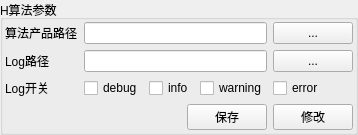
      <widget class="QGroupBox" name="groupBox_5">
       <property name="title">
        <string>H算法参数</string>
       </property>
       <layout class="QGridLayout" name="gridLayout_8">
        <property name="leftMargin">
         <number>2</number>
        </property>
        <property name="topMargin">
         <number>2</number>
        </property>
        <property name="rightMargin">
         <number>2</number>
        </property>
        <property name="bottomMargin">
         <number>2</number>
        </property>
        <item row="3" column="0">
         <layout class="QHBoxLayout" name="horizontalLayout_11">
          <item>
           <spacer name="horizontalSpacer_5">
            <property name="orientation">
             <enum>Qt::Horizontal</enum>
            </property>
            <property name="sizeHint" stdset="0">
             <size>
              <width>40</width>
              <height>20</height>
             </size>
            </property>
           </spacer>
          </item>
          <item>
           <widget class="QPushButton" name="pushButton_H_alg_OK">
            <property name="sizePolicy">
             <sizepolicy hsizetype="Preferred" vsizetype="Fixed">
              <horstretch>0</horstretch>
              <verstretch>0</verstretch>
             </sizepolicy>
            </property>
            <property name="minimumSize">
             <size>
              <width>45</width>
              <height>0</height>
             </size>
            </property>
            <property name="maximumSize">
             <size>
              <width>90</width>
              <height>16777215</height>
             </size>
            </property>
            <property name="text">
             <string>保存</string>
            </property>
           </widget>
          </item>
          <item>
           <widget class="QPushButton" name="pushButton_H_alg_Cancel">
            <property name="sizePolicy">
             <sizepolicy hsizetype="Preferred" vsizetype="Fixed">
              <horstretch>0</horstretch>
              <verstretch>0</verstretch>
             </sizepolicy>
            </property>
            <property name="minimumSize">
             <size>
              <width>45</width>
              <height>0</height>
             </size>
            </property>
            <property name="maximumSize">
             <size>
              <width>90</width>
              <height>16777215</height>
             </size>
            </property>
            <property name="text">
             <string>修改</string>
            </property>
           </widget>
          </item>
         </layout>
        </item>
        <item row="1" column="0">
         <widget class="QWidget" name="widget_H_alg" native="true">
          <layout class="QGridLayout" name="gridLayout_13">
           <property name="leftMargin">
            <number>0</number>
           </property>
           <property name="topMargin">
            <number>0</number>
           </property>
           <property name="rightMargin">
            <number>0</number>
           </property>
           <property name="bottomMargin">
            <number>0</number>
           </property>
           <item row="1" column="1" colspan="3">
            <widget class="QLineEdit" name="lineEdit_h_log_path"/>
           </item>
           <item row="1" column="0">
            <widget class="QLabel" name="label_52">
             <property name="text">
              <string>Log路径</string>
             </property>
            </widget>
           </item>
           <item row="1" column="4">
            <widget class="QPushButton" name="pushButton_browse_h_log_path">
             <property name="text">
              <string>...</string>
             </property>
            </widget>
           </item>
           <item row="0" column="4">
            <widget class="QPushButton" name="pushButton_browse_h_config_file">
             <property name="text">
              <string>...</string>
             </property>
            </widget>
           </item>
           <item row="2" column="1">
            <widget class="QCheckBox" name="checkBox_debug">
             <property name="text">
              <string>debug</string>
             </property>
            </widget>
           </item>
           <item row="2" column="4">
            <widget class="QCheckBox" name="checkBox_error">
             <property name="text">
              <string>error</string>
             </property>
            </widget>
           </item>
           <item row="2" column="3">
            <widget class="QCheckBox" name="checkBox_warning">
             <property name="text">
              <string>warning</string>
             </property>
            </widget>
           </item>
           <item row="2" column="0">
            <widget class="QLabel" name="label_47">
             <property name="text">
              <string>Log开关</string>
             </property>
            </widget>
           </item>
           <item row="0" column="1" colspan="3">
            <widget class="QLineEdit" name="lineEdit_hconfig_path"/>
           </item>
           <item row="2" column="2">
            <widget class="QCheckBox" name="checkBox_info">
             <property name="text">
              <string>info</string>
             </property>
            </widget>
           </item>
           <item row="0" column="0">
            <widget class="QLabel" name="label_50">
             <property name="text">
              <string>算法产品路径</string>
             </property>
            </widget>
           </item>
          </layout>
         </widget>
        </item>
       </layout>
      </widget>
